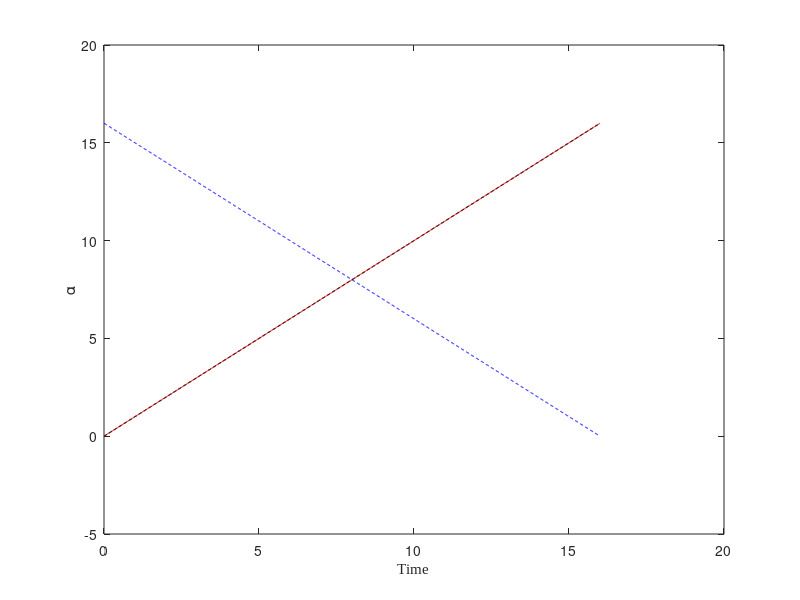

Here is the MATLAB script that generated this plot: (Note: this script raises an error after producing the figure.)
clear all, close all, clc
figpath = '../figures/';
addpath('./utils');
addpath('./violin/');
addpath('./NoiseFunctions/');
addpath('./plottingfunctions/');
rng(1)
%%
% Parameter to specify the type of analysis
analysisType = 'pitchfork';  % Change this to 'pitchfork' as needed when running different scripts

% Base directory for results
scriptFullPath = mfilename('fullpath');
[scriptPath, ~, ~] = fileparts(scriptFullPath);
resultsBasePath = fullfile(scriptPath, 'Results figures');

% Dynamic directory based on the analysis type
analysisPath = fullfile(resultsBasePath, analysisType);

% Ensure the directory exists
if ~exist(analysisPath, 'dir')
    mkdir(analysisPath);
end

% Define the path for the PDF file within the analysis directory
pdfPath = fullfile(analysisPath, 'ResultsFigures.pdf');
tic

%generate Data

n = 3;%number of variables
dt=0.01;%timestep
%Integrate interval

Endinterval = 16; %initial value of the pitchfor bifurcation
%Endinterval = 1.5; %initial value of the pitchfor bifurcation
intervalzero = -.001;
%real hidden variable interval
%tinterval=[0 Initinterval];
tinterval=[intervalzero Endinterval];




% Integrate
tspan2=[tinterval(2):-dt:tinterval(1)]; %interval for solving the 
tspan=[.001:dt:tinterval(2)-tinterval(1)];
N = length(tspan);
options = odeset('RelTol',1e-12,'AbsTol',1e-12*ones(1,n));
X=[];
%Coeficients of polyorder 3 c1*t+c2*t^2+c3*t^3 & and final time value 
%c=[3,2,1,Endinterval];
c=[1,0,0,Endinterval];
%Analitic polinomial
    y=c(1)*(tspan2)+c(2)*(tspan2).^2+c(3)*(tspan2).^3;
    %inverted polinomial
    y2=c(1)*(-tspan+tinterval(2) )+c(2)*(-tspan...
        +tinterval(2)).^2+c(3)*(-tspan+tinterval(2)).^3;
    %plot(tspan,y,'r-',tspan2,y2,'b--')
    yzero = c(1)*(tspan+tinterval(1))+c(2)*(tspan+tinterval(1)).^2 ...
        +c(3).*(tspan+tinterval(1)).^3;
    %Derivative of inverted polinomilal is 

figure(1)
plot(tspan2,y,'r-',tspan,y2,'b--',tspan,yzero,'k--')
xlabel('Time', 'FontName', 'Times New Roman')  % Set xlabel font to Times New Roman
ylabel('\alpha')  % Use \alpha for the Greek letter alpha

xline(0,'k--');
set(gca,'FontSize',16);
l=legend('Explicit polynomial steady-state generation', 'Implicit polynomial - ODE data generation', 'Polynomial moved - positive axis');
l.Position = [0.46, 0.83, 0.07, 0.071];

l.FontSize = 12;
% l.Location='northeast';
title('Inverted polynomial');
exportgraphics(gcf, pdfPath, 'ContentType', 'vector', 'Append', true);

%Integration for Pitchforksystem
xMax = [1,1,1];
for mu0=[yzero(1)];  %initial condition of Beta  
    %sqrt(muo)%formula of coordinate x0 in function of beta(mu0)
    for x0=real(sqrt(mu0))+0.01 %Initial condition of state variables
        [t,x] = ode45(@(t,x) pitchforkPolyorder3Left2Right(t,x,c,xMax),tspan,[tspan(1),mu0,x0],options);
         X = [X;x];
         %plot variable x vs bifurcation parameter
            % figure(2)
            % hold on
            % plot(x(:,2),x(:,3),'b-')  
            % xlabel('beta')
            % ylabel('State x3')
            % xline(0,'k--');
            % yline(0,'k--');
            % set(gca,'FontSize',16);
            % l=legend('Trajectory with changin beta');
            % l.FontSize = 14;
            % l.Location='northeast';
            % title('Pitchfork State vsparameter')
            % hold off    
    end
end

xMax = max(abs(x))
% load("MaxJin.mat")
% jingWangScale = xMax./MaxJin(1:3)
% xMax = jingWangScale

for mu0=[yzero(1)];  %initial condition of Beta  
    %sqrt(muo)%formula of coordinate x0 in function of beta(mu0)
    for x0=real(sqrt(mu0))+0.01 %Initial condition of state variables
        [t,x] = ode45(@(t,x) pitchforkPolyorder3Left2Right(t,x,c,xMax),tspan,[tspan(1),mu0,x0],options);
         X = [X;x];
         %plot variable x vs bifurcation parameter
            figure(2)
            hold on
            plot(x(:,2),x(:,3),'b-')    
            xlabel('\alpha', 'FontName', 'Times New Roman')  % Alpha symbol and Times New Roman font for the xlabel
            ylabel('State', 'FontName', 'Times New Roman')  % Times New Roman font for the ylabel
            xline(0,'k--');
            set(gca, 'FontSize', 16, 'FontName', 'Times New Roman');  % Set the axes font to Times New Roman

            xline(0,'k--');
            yline(0,'k--');
            set(gca,'FontSize',16,'FontName','Times New Roman');
            % l=legend('Trajectory using numerical integration');
            % l.FontSize = 14;
            % l.Location='northeast';
            title('State vs \alpha (t)', 'FontName', 'Times New Roman')  % Use LaTeX markup for alpha and set font to Times New Roman
            hold off
            exportgraphics(gcf, pdfPath, 'ContentType', 'vector', 'Append', true);
    end
end

%Mu observed from equations of steady state
%[x,yzero] = xNormalization(x,yzero);

mufunc = @(x) ((x(:,3).^2))*xMax(3)^2
mu_observed=mufunc(x); 
%%Polinomial fit

%In the fututure we can let unkonw the coefficient (tinterval(1)or tinterval(2))
F1=@(weightdx,xdata)  weightdx(1)*(xdata+tinterval(1))+weightdx(2)*(xdata+tinterval(1)).^2 ...
        +weightdx(3).*(xdata+tinterval(1)).^3;


%curve fitting
weights0=[0.5 0.5 0.5];%initial guess for weights
[weightdx, resnorm,~,exitflag,output] = lsqcurvefit(F1,weights0, tspan, mu_observed')

%data predicted from F1 evaluated with the predicted coefficients
reproduced_data= F1(weightdx,tspan);


plotState_Beta_time_Pred(tspan,x,mu_observed,yzero,reproduced_data,n,3,pdfPath)

%%Data with noise: 

noise_scale = 0.15;

[xNoisy, Noise_normalized] = add_Noise_Max(x,noise_scale);

%next step is to use the noise for the figures. 
mu_obsNoisy = mufunc(xNoisy);

[weightdxNoise,resnormNoise,~,exitflagNoise,outputNoise] = lsqcurvefit(F1,weights0, tspan, mu_obsNoisy');

reproduced_dataNoisy= F1(weightdxNoise,tspan);

comparisonVector = [c(1:(length(c)-1));weightdx;weightdxNoise]
%%%%%%%%%%%%%%%%%%%%%%%%%%%%%%%%%%%%%%%%%%%%%%%%%%%%%%%%%%%%%%%%%%%%%%%%%%%%%%%%%%%%%%%%%%%%%%%%%%%%%%%%%%%%%%%%%%%%%%%%%%%%%%%%
%%%%%%%%%%%%%%%%%%%%%%%%%%%%%%%%%%%%%%%%%%%%%%%%%%%%%%%%%%%%%%%%%%%%%%%%%%%%%%%%%%%%%%%%%%%%%%%%%%%%%%%%%%%%%%%%%%%%%%%%%%%%%%%%

plotState_Beta_time_Pred(tspan,xNoisy,mu_obsNoisy,yzero,reproduced_dataNoisy,n,4,pdfPath)

%% %%%%%%%%%%%%%%%%%%%%%%%%%%%%%%%%%%%%%%%%%%%%%%%%%%%%%%%%%%%%%%%%%%%%%%%
%%%%%%%%%%%%%%%%%%%%%%%%%%%%%%%%%%%%%%%%%%%%%%%%%%%%%%%%%%%%%%%%%%%%%%%%%
% plotCleanNoiseStateFig_6(tspan,Noise_normalized,yzero,n)


%% Noise analysis 
% Creation of comparison vector for different noise variances: 
VectorOfNoise = [0:0.1:0.5];
name = mfilename
name = name(1:9)
%noise_Scale_maximum(F1,weights0, tspan, x,c,yzero,VectorOfNoise,name,mufunc)
figure
noise_5_Boxplots(F1,weights0, tspan, x,c,yzero,VectorOfNoise,name,mufunc,pdfPath)

